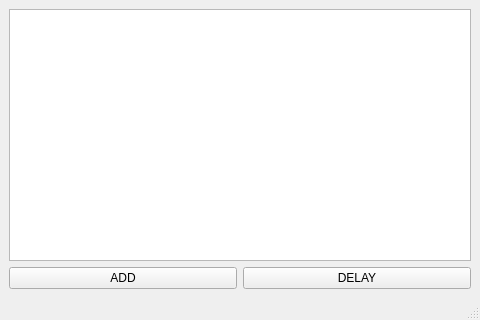
<?xml version="1.0" encoding="UTF-8"?>
<ui version="4.0">
 <class>MainWindow</class>
 <widget class="QMainWindow" name="MainWindow">
  <property name="geometry">
   <rect>
    <x>0</x>
    <y>0</y>
    <width>480</width>
    <height>320</height>
   </rect>
  </property>
  <property name="windowTitle">
   <string>MainWindow</string>
  </property>
  <widget class="QWidget" name="centralwidget">
   <layout class="QGridLayout" name="gridLayout">
    <item row="0" column="0" colspan="2">
     <widget class="QTableView" name="tableView"/>
    </item>
    <item row="1" column="0">
     <widget class="QPushButton" name="pushButton">
      <property name="text">
       <string>ADD</string>
      </property>
     </widget>
    </item>
    <item row="1" column="1">
     <widget class="QPushButton" name="pushButton_2">
      <property name="text">
       <string>DELAY</string>
      </property>
     </widget>
    </item>
   </layout>
  </widget>
  <widget class="QMenuBar" name="menubar">
   <property name="geometry">
    <rect>
     <x>0</x>
     <y>0</y>
     <width>480</width>
     <height>22</height>
    </rect>
   </property>
  </widget>
  <widget class="QStatusBar" name="statusbar"/>
 </widget>
 <resources/>
 <connections/>
</ui>
